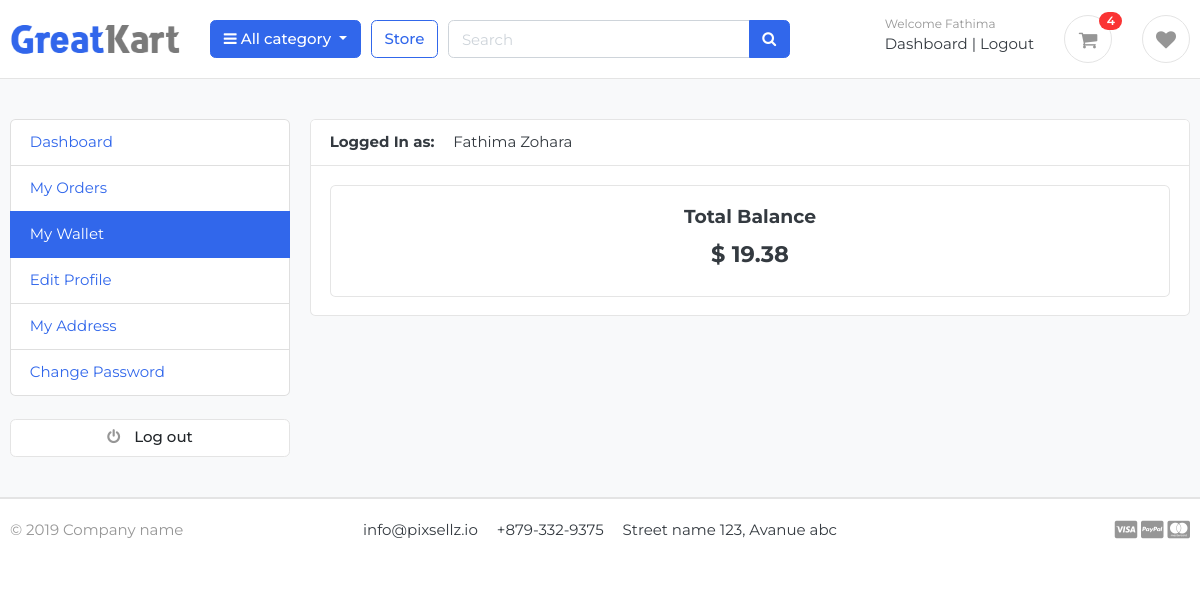
/account/my_wallet (signed in), run on the app's committed database.
### accounts/models.py (models this page shows, shortened)
class Account(AbstractBaseUser):
    first_name = models.CharField(max_length=50)
    last_name = models.CharField(max_length=50)
    username = models.CharField(max_length=50, unique=True)
    email = models.EmailField(max_length=100, unique=True)
    phone_number = models.CharField(max_length=15, default='')
    address_line_1 = models.CharField(max_length=200, blank=True)
    address_line_2 = models.CharField(max_length=200, blank=True)
    profile_picture = models.ImageField(blank=True, upload_to='userprofile')
    city = models.CharField(max_length=20, blank=True)
    state = models.CharField(max_length=20, blank=True)
    country = models.CharField(max_length=20, blank=True)
    wallet= models.DecimalField(max_digits=10, decimal_places=2, default=0.00)
    date_joined = models.DateTimeField(auto_now_add=True)
    last_login = models.DateTimeField(auto_now_add=True)
    is_active = models.BooleanField(default=True)
    is_admin = models.BooleanField(default=False)
    is_staff = models.BooleanField(default=False)
    is_superadmin = models.BooleanField(default=False)
    is_verified = models.BooleanField(default=False)
    is_blocked = models.BooleanField(default=False)
    USERNAME_FIELD = 'email'
    REQUIRED_FIELDS = ['username', 'first_name', 'last_name']
    objects = MyAccountManager()
    def full_name(self):
        return f'{self.first_name} {self.last_name}'
    def __str__(self):
        return self.email

### accounts/views.py (the view)
# urls.py: path('my_wallet', views.my_wallet, name='my_wallet'),
@login_required(login_url='login')
def my_wallet(request):
    account = Account.objects.get(email=request.user)
    context = {
        'account':account
    }
    return render(request, 'accounts/my_wallet.html', context)

### carts/context_processors.py (called while the page is built)
def counter(request):
    cart_count = 0
    if 'admin' in request.path:
        return {}
    else:
        try:
            cart = Cart.objects.filter(cart_id=_cart_id(request))
            if request.user.is_authenticated:
                cart_items = CartItem.objects.all().filter(user=request.user)
            else:
                cart_items = CartItem.objects.all().filter(cart=cart[:1])
            for cart_item in cart_items:
                cart_count += cart_item.quantity
        except Cart.DoesNotExist:
            cart_item = 0
    return dict(cart_count=cart_count)

def wishlist_counter(request):
    wishlist_count = 0
    if 'admin' in request.path:
        return {}
    else:
        try:
            if request.user.is_authenticated:
                wishlist = Wishlist.objects.all().filter(user=request.user)
                wishlist_count = wishlist.count()
        except Wishlist.DoesNotExist:
            wishlist_count = 0
    return {'wishlist_count': wishlist_count}

### carts/views.py (called while the page is built)
def _cart_id(request):
    cart = request.session.session_key
    if not cart:
        cart = request.session.create()
    return cart

### category/context_processors.py (called while the page is built)
def menu_links(request):
    links = Category.objects.all()
    return dict(links=links)

### category/models.py (called while the page is built)
    def get_url(self):
        return reverse('products_by_category', args=[self.slug])

### templates/accounts/my_wallet.html (shortened to what this page needs)
{% extends "base.html" %}
{% block content %}
<section class="section-conten padding-y bg">
    <div class="container">
        <div class="row">
       {% include "includes/dashboard_sidebar.html" %}
        <main class="col-md-9">
            <article class="card">
            <header class="card-header">
                <strong class="d-inline-block mr-3">Logged In as:</strong>
                <span>{{ user.full_name }} </span>
            </header>
            <div class="card-body">
                <div class="row">
                    <div class="col-md-12">
                        <div class="card" style="text-align:center">
                            <div class="card-body">
                                <h5 class="card-title">Total Balance</h5>
                                <h4>$ {{ account.wallet }}</h4>
                            </div>
                        </div>
                    </div>
                </div>
            </div>
            </article>
        </main>
    </div>
    </div>
    </section>
{% endblock content %}

### templates/includes/navbar.html (shortened to what this page needs)
{% load static %}
<header class="section-header">
    <section class="header-main border-bottom">
        <div class="container">
    <div class="row align-items-center">
        <div class="col-lg-2 col-md-3 col-6">
            <a href="{% url 'home' %}" class="brand-wrap">
                <img class="logo" src="{% static "/images/logo.png" %}">
            </a>
        </div>
        <div class="col-lg col-sm col-md col-6 flex-grow-0">
            <div class="category-wrap dropdown d-inline-block float-right">
                <button type="button" class="btn btn-primary dropdown-toggle" data-toggle="dropdown">
                    <i class="fa fa-bars"></i> All category
                </button>
            </div>
        </div>
        <a href="{% url 'store' %}" class="btn btn-outline-primary">Store</a>
        <div class="col-lg  col-md-5 col-sm-12 col">
            <form action="{% url "search" %}" class="search">
                <div class="input-group w-100">
                    <input type="text" class="form-control" style="width:60%;" placeholder="Search" name="keyword">
                    <div class="input-group-append">
                      <button class="btn btn-primary" type="submit">
                        <i class="fa fa-search"></i>
                      </button>
                    </div>
                </div>
            </form>
        </div>
        <div class="col-lg-4 col-sm-6 col-8 order-2 order-lg-3">
                    <div class="d-flex justify-content-end mb-3 mb-lg-0">
                        {% if user.id is  None %}
                        <div class="widget-header">
                            <small class="title text-muted">Welcome guest!</small>
                            <div>
                                <a href="{% url 'login' %}">Sign in</a> <span class="dark-transp"> | </span>
                                <a href="{% url 'register' %}"> Register</a>
                            </div>
                        </div>
                        {% else %}
                        <div class="widget-header">
                            <small class="title text-muted">Welcome {{ user.first_name }}</small>
                            <div>
                                <a href="{% url 'dashboard' %}">Dashboard</a> <span class="dark-transp"> | </span>
                                <a href="{% url 'logout' %}"> Logout</a>
                            </div>
                        </div>
                        {% endif %}
                        <a href="{% url 'cart' %}" class="widget-header pl-3 ml-3">
                            <div class="icon icon-sm rounded-circle border"><i class="fa fa-shopping-cart"></i></div>
                            <span class="badge badge-pill badge-danger notify">{{ cart_count }}</span>
                        </a>
                        {% if user.id is not None %}
                        <a href="{% url "wishlist" %}" class="widget-header pl-3 ml-3">
                            <div class="icon icon-sm rounded-circle border"><i class="fa fa-heart"></i></div>
                        </a>
                        {% endif %}
                    </div>
                </div>
    </div>
        </div>
    </section>
    </header>

### static/css/ui.css (style rules this page uses)
html { font-family: "Inter", sans-serif; font-size: 15px; }
.icon-xs, .icon-sm, .icon-md, .icon-lg { display: inline-block; text-align: center; flex-shrink: 0; flex-grow: 0; }
.icon-sm { width: 48px; height: 48px; line-height: 48px !important; font-size: 20px; }
.padding-y { padding-top: 40px; padding-bottom: 40px; }
article:after, .form-group:after { display: block; clear: both; content: ""; }
.bg { background-color: #f8f9fa; }
.header-main { position: relative; padding-top: 1rem; padding-bottom: 1rem; }
.brand-wrap .logo, .navbar-brand .logo { margin-right: 7px; max-height: 42px; display: inline-block; }
.widget-header { display: inline-block; vertical-align: middle; position: relative; }
.widget-header a { color: #343a40; }
.widget-header i { color: #969696; }
.widget-header .title { display: block; }
.widget-header .notify { position: absolute; top: -3px; right: -10px; }
.notify { position: absolute; top: -4px; right: -10px; display: inline-block; padding: 0.25em 0.6em; font-size: 12px; line-height: 1; text-align: center; border-radius: 3rem; color: #fff; background-color: #fa3434; }

### data on the page
Account: first_name "Fathima", full_name "Fathima Zohara", wallet "19.38"

### other printed values
{{ cart_count }} "4"
